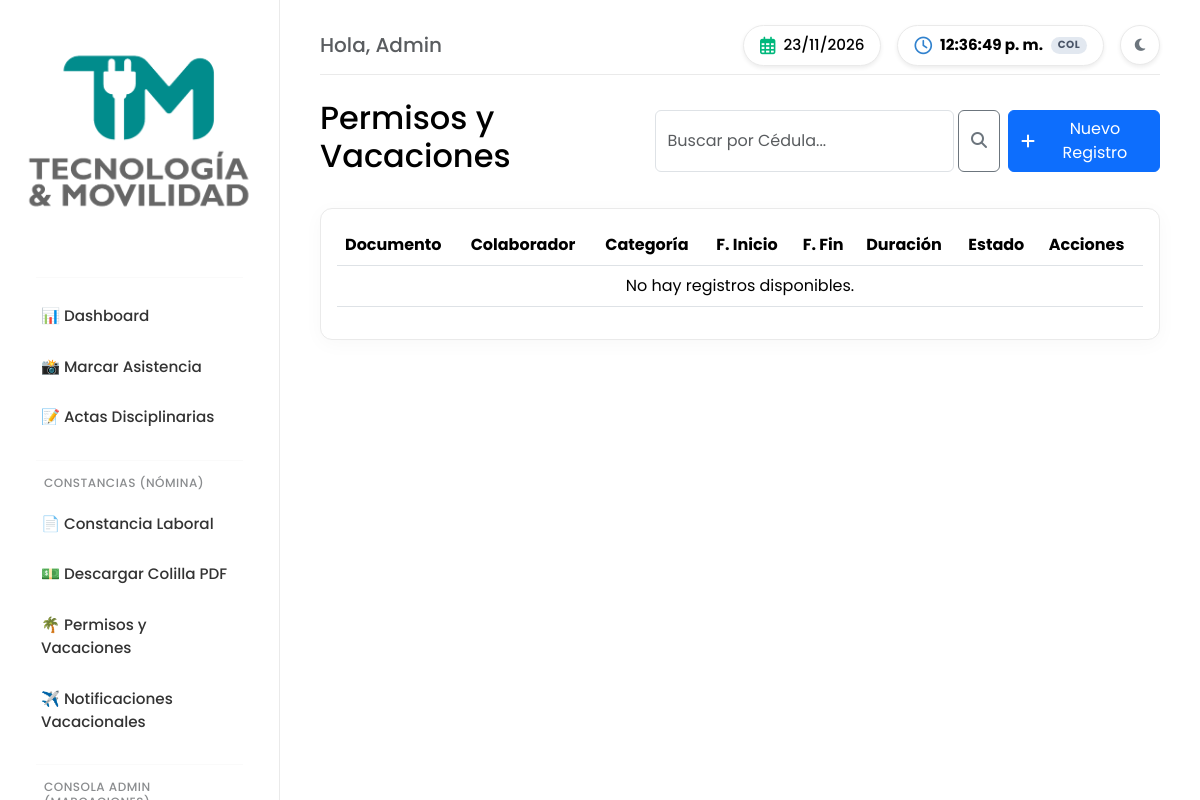
Before: /permissions/ (signed in) with the older database file.
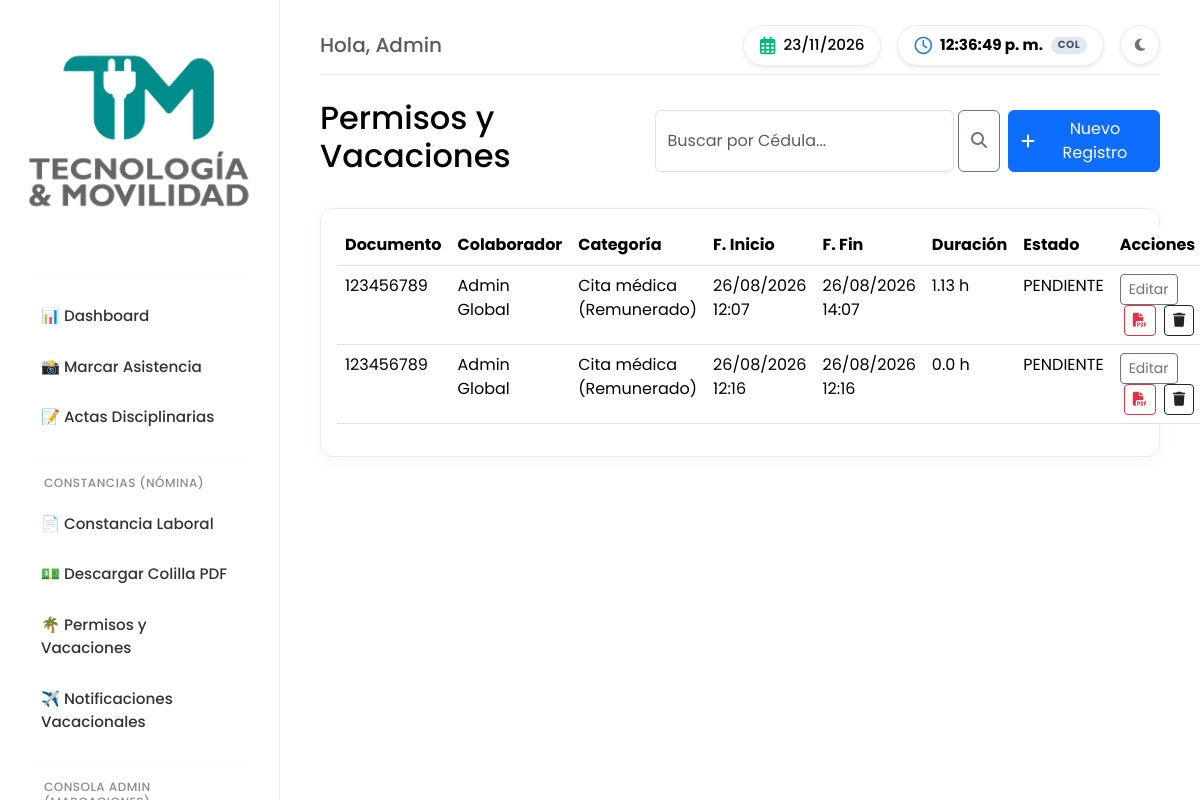
After: the same page with the newer database file.
### apps/users/models.py (models this page shows, shortened)
class User(AbstractUser):
    username = None
    document_number = models.CharField('Número de Documento', max_length=20, unique=True)
    role = models.CharField('Rol/Perfil', max_length=20, choices=Role.choices, default=Role.COLABORADOR)
    signature = models.ImageField('Firma Digital', upload_to='secure/signatures/', blank=True, null=True)
    contact_number = models.CharField('Número de Contacto', max_length=20, blank=True)
    birth_date = models.DateField('Fecha de Nacimiento', null=True, blank=True)
    hire_date = models.DateField('Fecha de Ingreso', null=True, blank=True)
    salary = models.DecimalField('Salario', max_digits=12, decimal_places=2, null=True, blank=True)
    emergency_contact = models.CharField('Contacto de Emergencia', max_length=100, blank=True)
    emergency_contact_number = models.CharField('Número Contacto Emergencia', max_length=20, blank=True)
    position = models.ForeignKey('organization.Position', on_delete=models.SET_NULL, null=True, blank=True, verbose_name='Cargo')
    area = models.ForeignKey('organization.Area', on_delete=models.SET_NULL, null=True, blank=True, verbose_name='Área')
    manager = models.ForeignKey('self', on_delete=models.SET_NULL, null=True, blank=True, related_name='subordinates', verbose_name='Jefe Inmediato')
    history = HistoricalRecords()
    USERNAME_FIELD = 'document_number'
    REQUIRED_FIELDS = ['first_name', 'last_name']
    objects = UserManager()
    class Meta:
        verbose_name = 'Usuario / Colaborador'
        verbose_name_plural = 'Usuarios / Colaboradores'

### apps/attendance/models.py (models this page shows, shortened)
class Permission(models.Model):
    STATUS_CHOICES = [
        ('PENDIENTE', 'Pendiente'),
        ('APROBADO', 'Aprobado'),
        ('RECHAZADO', 'Rechazado'),
    ]
    user = models.ForeignKey('users.User', on_delete=models.CASCADE, related_name='permissions')
    category = models.CharField('Categoría de Permiso', max_length=30, choices=PermissionCategory.choices)
    start_date = models.DateTimeField('Fecha/Hora Inicio')
    end_date = models.DateTimeField('Fecha/Hora Fin')
    days_requested = models.IntegerField('Días a disfrutar', null=True, blank=True)
    reason = models.TextField('Motivo')
    status = models.CharField('Estado', max_length=20, choices=STATUS_CHOICES, default='PENDIENTE')
    created_at = models.DateTimeField('Fecha de Solicitud', auto_now_add=True)
    approved_by = models.ForeignKey('users.User', on_delete=models.SET_NULL, null=True, blank=True, related_name='approved_permissions')
    approval_date = models.DateTimeField('Fecha de Aprobación/Rechazo', null=True, blank=True)
    admin_observations = models.TextField('Observaciones del Administrador', blank=True)
    class Meta:
        verbose_name = 'Permiso / Vacaciones'
        verbose_name_plural = 'Permisos / Vacaciones'
    def get_working_hours(self, filter_start_date=None, filter_end_date=None, holidays_set=None):
        from apps.attendance.services import calculate_permission_working_hours
        return calculate_permission_working_hours(
            self.user,
            self.start_date,
            self.end_date,
            filter_start_date=filter_start_date,
            filter_end_date=filter_end_date,
            holidays_set=holidays_set,
        )
    def get_row_values(self):
        start_local = timezone.localtime(self.start_date) if timezone.is_aware(self.start_date) else self.start_date
        end_local = timezone.localtime(self.end_date) if timezone.is_aware(self.end_date) else self.end_date
        if self.category == PermissionCategory.VACACIONES:
            duration_str = f"{self.days_requested} días" if self.days_requested is not None else "-"
            start_str = start_local.strftime('%d/%m/%Y')
            end_str = end_local.strftime('%d/%m/%Y')
        else:
            duration_str = f"{self.get_working_hours()} h"
            start_str = start_local.strftime('%d/%m/%Y %H:%M')
            end_str = end_local.strftime('%d/%m/%Y %H:%M')
        return [
            self.user.document_number,
            self.user.get_full_name(),
            self.get_category_display(),
            start_str,
            end_str,
            duration_str,
            self.status,
        ]

### core/views.py (the view)
# urls.py: path('permissions/', core_views.PermissionListView.as_view(), name='permissions_list'),
class PermissionListView(LoginRequiredMixin, ListView):
    model = Permission
    template_name = 'crud/list.html'
    context_object_name = 'objects'
    def get_queryset(self):
        qs = super().get_queryset()
        if self.request.user.role not in ['ADMIN', 'JEFE'] and not self.request.user.is_superuser:
            qs = qs.filter(user=self.request.user)
        q = self.request.GET.get('q')
        if q:
            qs = qs.filter(user__document_number__icontains=q)
        return qs
    def get_context_data(self, **kwargs):
        ctx = super().get_context_data(**kwargs)
        ctx['title'], ctx['headers'] = 'Permisos y Vacaciones', ['Documento', 'Colaborador', 'Categoría', 'F. Inicio', 'F. Fin', 'Duración', 'Estado']
        ctx['create_url'] = 'permissions_create'
        ctx['pdf_url_name'] = 'permission_pdf'
        if self.request.user.role in ['ADMIN', 'JEFE'] or self.request.user.is_superuser:
            ctx['update_url'] = 'permissions_update'
            ctx['search_enabled'] = True
            ctx['delete_url_name'] = 'permissions_delete'
        return ctx

### apps/attendance/services.py (called while the page is built)
def get_colombian_holidays(years):
    holiday_dates = set()
    try:
        import holidays as pyholidays
        co_holidays = pyholidays.CO(years=list(years))
        holiday_dates.update(co_holidays.keys())
    except Exception:
        pass
    db_holidays = CustomHoliday.objects.values_list('date', flat=True)
    holiday_dates.update(db_holidays)
    return holiday_dates

def get_lunch_window(work_date, turn_start_dt, turn_end_dt):
    if work_date.weekday() < 5 and turn_start_dt and turn_end_dt:
        turn_span = turn_end_dt - turn_start_dt
        if turn_span > timedelta(hours=5):
            midpoint = turn_start_dt + (turn_span / 2)
            return (midpoint - timedelta(minutes=30), midpoint + timedelta(minutes=30))
    return (None, None)

def effective_seconds(start_dt, end_dt, lunch_start=None, lunch_end=None):
    if not start_dt or not end_dt or end_dt <= start_dt:
        return 0.0
    raw_secs = (end_dt - start_dt).total_seconds()
    if lunch_start and lunch_end:
        overlap_start = max(start_dt, lunch_start)
        overlap_end = min(end_dt, lunch_end)
        if overlap_end > overlap_start:
            raw_secs -= (overlap_end - overlap_start).total_seconds()
    return max(0.0, raw_secs)

### templates/crud/list.html (shortened to what this page needs)
{% extends 'base.html' %}
{% block content %}
<div class="d-flex justify-content-between align-items-center mb-4">
    <h2>{{ title }}</h2>
    <div class="d-flex gap-2">
        {% if search_enabled %}
        <form method="get" class="d-flex">
            <input type="text" name="q" class="form-control" placeholder="Buscar por Cédula..." value="{{ request.GET.q }}">
            <button type="submit" class="btn btn-outline-secondary ms-1"><i class="fas fa-search"></i></button>
        </form>
        {% endif %}
        {% if create_url %}
        <a href="{% url create_url %}" class="btn btn-primary d-flex align-items-center gap-2"><i class="fas fa-plus"></i> Nuevo Registro</a>
        {% endif %}
    </div>
</div>
<div class="card shadow-sm">
    <div class="card-body">
        <table class="table table-hover">
            <thead>
                <tr>
                    {% for header in headers %}
                    <th>{{ header }}</th>
                    {% endfor %}
                    <th>Acciones</th>
                </tr>
            </thead>
            <tbody>
                {% for obj in objects %}
                <tr>
                    {% for value in obj.get_row_values %}
                    <td>{{ value }}</td>
                    {% endfor %}
                    <td>
                        {% if update_url %}
                        <a href="{% url update_url obj.pk %}" class="btn btn-sm btn-outline-secondary">
                            {% if title == 'Actas Disciplinarias' %}Ver / Firmar{% else %}Editar{% endif %}
                        </a>
                        {% endif %}
                        {% if pdf_url_name %}
                        <a href="{% url pdf_url_name obj.pk %}" class="btn btn-sm btn-outline-danger ms-1" title="Descargar PDF">
                            <i class="fas fa-file-pdf"></i>
                        </a>
                        {% endif %}
                        {% if delete_url_name %}
                        <a href="{% url delete_url_name obj.pk %}" class="btn btn-sm btn-outline-dark ms-1" title="Eliminar">
                            <i class="fas fa-trash"></i>
                        </a>
                        {% endif %}
                    </td>
                </tr>
                {% empty %}
                <tr>
                    <td colspan="100%" class="text-center">No hay registros disponibles.</td>
                </tr>
                {% endfor %}
            </tbody>
        </table>
    </div>
</div>
{% endblock %}

### templates/base.html (shortened to what this page needs)
{% load static %}
<!DOCTYPE html>
<html lang="es">
<head>
    <link href="https://cdn.jsdelivr.net/npm/bootstrap@5.3.0/dist/css/bootstrap.min.css" rel="stylesheet">
    <link rel="stylesheet" href="https://cdnjs.cloudflare.com/ajax/libs/font-awesome/6.4.0/css/all.min.css">
</head>
<body>
    <div class="d-flex w-100">
        {% if user.is_authenticated %}
        <div class="sidebar offcanvas-lg offcanvas-start p-3" tabindex="-1" id="sidebarMenu" style="width: 280px; flex-shrink: 0;">
            <div class="offcanvas-body d-flex flex-column p-0">
                <div class="text-center mb-3">
                    <img src="{% static 'img/logo.png' %}" alt="Logo TM" style="max-width: 100%; height: auto;">
                </div>
                <hr>
                <a href="{% url 'dashboard' %}">📊 Dashboard</a>
                <a href="{% url 'attendance:mark' %}">📸 Marcar Asistencia</a>
                <a href="{% url 'acts_list' %}">📝 Actas Disciplinarias</a>
                <hr>
                <h6 class="px-2 text-muted">Constancias (Nómina)</h6>
                <a href="{% url 'certificate_labor' %}">📄 Constancia Laboral</a>
                <a href="{% url 'download_payroll' %}">💵 Descargar Colilla PDF</a>
                <a href="{% url 'permissions_list' %}">🌴 Permisos y Vacaciones</a>
                <a href="{% url 'vacations_notify_list' %}">✈️ Notificaciones Vacacionales</a>
                {% if user.role == 'ADMIN' or user.role == 'JEFE' or user.is_superuser %}
                <hr>
                <h6 class="px-2 text-muted">Consola Admin (Marcaciones)</h6>
                {% endif %}
            </div>
        </div>
        {% endif %}
        <div class="content flex-grow-1" style="min-width: 0;">
            {% if user.is_authenticated %}
            <div class="d-flex justify-content-between align-items-center mb-4 pb-2 border-bottom">
                <div class="d-flex align-items-center gap-3">
                    <h5 class="m-0 text-muted d-none d-sm-block">Hola, {{ user.first_name }}</h5>
                </div>
                <div class="d-flex align-items-center gap-3 top-bar-capsules">
                    <div class="d-flex align-items-center px-3 py-2 rounded-pill shadow-sm" style="background: var(--clock-bg); border: 1px solid var(--border-color);">
                        <i class="far fa-calendar-alt" style="color: #00b87c; font-size: 1.1rem; margin-right: 8px;"></i>
                        <span id="live-date" class="fw-medium" style="font-size: 0.95rem; color: var(--bs-body-color);">--/--/----</span>
                    </div>
                    <div class="d-flex align-items-center px-3 py-2 rounded-pill shadow-sm" style="background: var(--clock-bg); border: 1px solid var(--border-color);">
                        <i class="far fa-clock" style="color: #3182ce; font-size: 1.1rem; margin-right: 8px;"></i>
                        <span id="live-time" class="fw-bold" style="font-size: 0.95rem; color: var(--bs-body-color); font-variant-numeric: tabular-nums;">--:--:--</span>
                        <span class="badge ms-2 rounded-pill" style="background: #e2e8f0; color: #4a5568; font-size: 0.65rem; letter-spacing: 0.5px;">COL</span>
                    </div>
                    <button id="themeToggle" class="btn btn-outline-secondary btn-sm rounded-circle d-flex align-items-center justify-content-center shadow-sm" style="width: 40px; height: 40px; transition: all 0.3s; background: var(--clock-bg); border-color: var(--border-color);">
                    </button>
                </div>
            </div>
            {% endif %}
            {% block content %}{% endblock %}
        </div>
    </div>
</body>
</html>

### templates/base.html (style rules this page uses)
:root[data-bs-theme="light"] { --bs-body-bg: #ffffff; --bs-body-color: #000000; --sidebar-bg: #f8f9fa; --sidebar-border: #eaeaea; --sidebar-text: #333333; --sidebar-hover: #e9ecef; --card-border: #eaeaea; --card-shadow: 0 4px 20px rgba(0,0,0,0.03); --border-color: #eaeaea; --clock-bg: #ffffff; }
body { font-family: 'Poppins', sans-serif; background-color: var(--bs-body-bg); color: var(--bs-body-color); transition: background-color 0.3s ease, color 0.3s ease; }
.sidebar { background-color: var(--sidebar-bg); border-right: 1px solid var(--sidebar-border); transition: all 0.3s ease; }
@media (min-width: 992px) { .sidebar { height: 100vh; position: sticky !important; top: 0; overflow-y: auto; } }
.sidebar a { color: var(--sidebar-text); text-decoration: none; padding: 12px 15px; display: block; border-radius: 8px; margin: 0 10px 4px 10px; font-weight: 500; font-size: 0.95rem; transition: all 0.2s ease; }
.sidebar hr { border-color: var(--sidebar-border); margin: 15px 20px; }
.sidebar h6 { font-size: 0.75rem; text-transform: uppercase; letter-spacing: 0.5px; margin-left: 20px; margin-bottom: 10px; color: var(--sidebar-text); opacity: 0.7; }
.card { background-color: var(--bs-body-bg) !important; border: 1px solid var(--card-border) !important; box-shadow: var(--card-shadow) !important; border-radius: 12px !important; transition: all 0.3s ease; }
.border-bottom { border-color: var(--border-color) !important; }
.table { color: var(--bs-body-color); }
.content { padding: 25px; max-width: 100vw; }
@media (min-width: 992px) { .content { padding: 25px 40px; } }

Changed rows visible on the page:
added Permission: get_row_values "123456789" "Admin Global" "Cita médica (Remunerado)" "26/08/2026 12:07" "26/08/2026 14:07" "1.13 h" "PENDIENTE"
added Permission: get_row_values "123456789" "Admin Global" "Cita médica (Remunerado)" "26/08/2026 12:16" "26/08/2026 12:16" "0.0 h" "PENDIENTE"
Other visible differences:
text no longer shown: "No hay registros disponibles."
